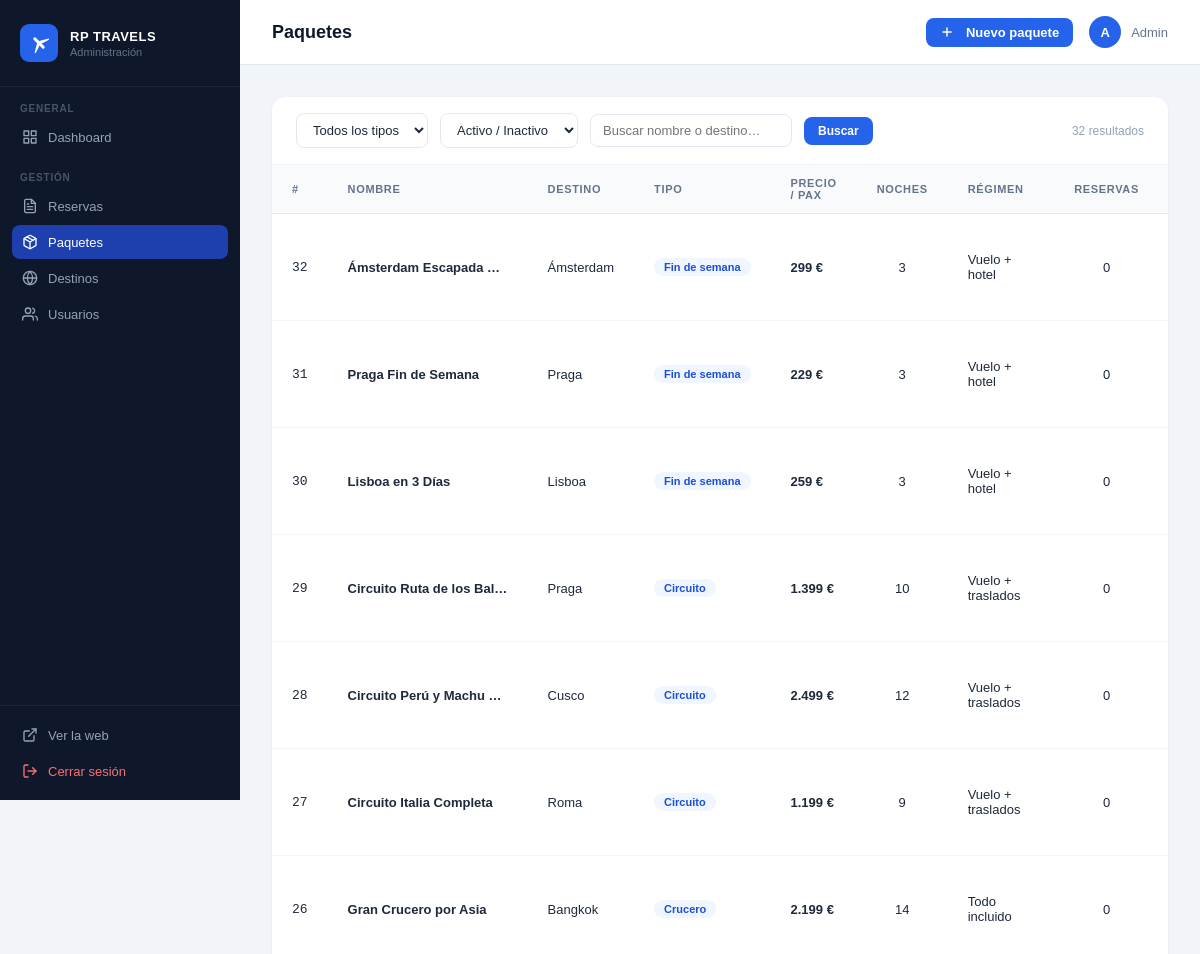
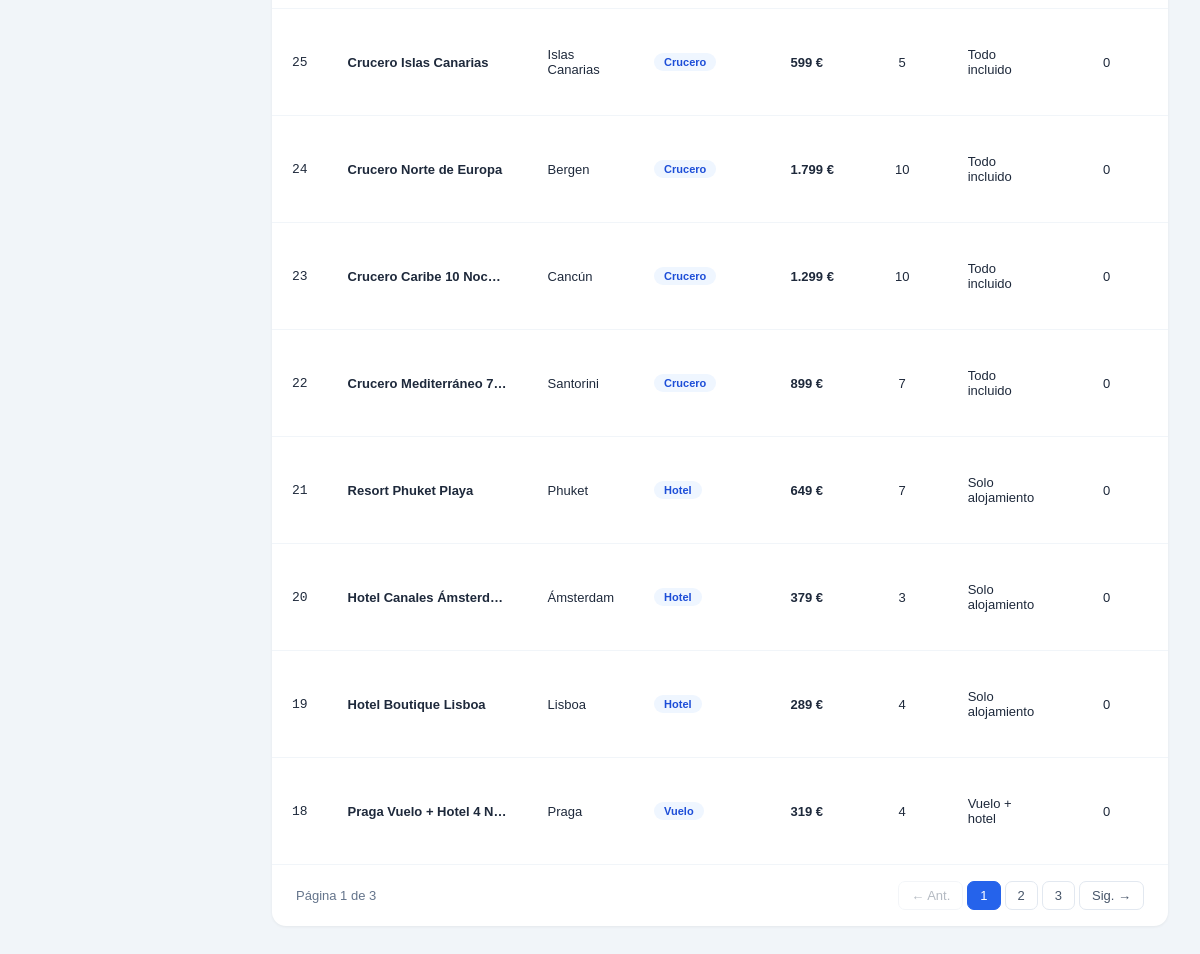
Screenshot of /admin/packages.php (signed in) with the database file from the repository (2 pictures, top to bottom).
### tables this page shows
CREATE TABLE paquetes (
    id              INT AUTO_INCREMENT PRIMARY KEY,
    destino_id      INT           NOT NULL,
    nombre          VARCHAR(200)  NOT NULL,
    descripcion     TEXT,
    imagen_url      VARCHAR(255),
    noches          INT           NOT NULL,
    regimen         ENUM('Todo incluido','Media pensión','Solo alojamiento','Vuelo + hotel','Vuelo + traslados') NOT NULL,
    tipo            ENUM('vuelo','hotel','paquete','crucero','circuito','finde') NOT NULL DEFAULT 'paquete',
    precio_persona  DECIMAL(10,2) NOT NULL,
    precio_original DECIMAL(10,2),
    estrellas       INT           DEFAULT 4,
    aerolinea       VARCHAR(100),
    badge           VARCHAR(50),
    badge_tipo          ENUM('info','oferta','popular','urgente') DEFAULT 'info',
    activo              TINYINT(1)    DEFAULT 1,
    plazas_disponibles  INT           DEFAULT 20,
    atributos          JSON          DEFAULT NULL,
    created_at          DATETIME      DEFAULT CURRENT_TIMESTAMP,
    INDEX idx_destino      (destino_id),
    INDEX idx_activo_precio (activo, precio_persona),
    INDEX idx_badge_tipo   (badge_tipo),
    INDEX idx_tipo         (tipo)
);

CREATE TABLE destinos (
    id          INT AUTO_INCREMENT PRIMARY KEY,
    nombre      VARCHAR(120) NOT NULL,
    pais        VARCHAR(100) NOT NULL,
    continente  VARCHAR(60)  NOT NULL,
    descripcion TEXT,
    activo      TINYINT(1)   DEFAULT 1,
    INDEX idx_nombre (nombre),
    INDEX idx_activo (activo)
);

### admin/packages.php (the view, shortened to what this page needs)
<?php
$db = obtenerBD();
$filtro_tipo   = $_GET['tipo']   ?? '';
$filtro_activo = $_GET['activo'] ?? '';
$buscar        = trim($_GET['q'] ?? '');
$where  = [];
$params = [];
$whereSql = $where ? 'WHERE ' . implode(' AND ', $where) : '';
$per_page = 15;
$page     = max(1, (int)($_GET['page'] ?? 1));
$offset   = ($page - 1) * $per_page;
$countStmt = $db->prepare("
    SELECT COUNT(*) FROM paquetes p
    LEFT JOIN destinos d ON d.id = p.destino_id
    $whereSql
");
$countStmt->execute($params);
$total = (int)$countStmt->fetchColumn();
$pages = max(1, (int)ceil($total / $per_page));
$stmt = $db->prepare("
    SELECT p.id, p.nombre, p.tipo, p.precio_persona, p.noches, p.regimen, p.activo,
           d.nombre AS destino,
           (SELECT COUNT(*) FROM reservas r WHERE r.paquete_id = p.id) AS num_reservas
    FROM paquetes p
    LEFT JOIN destinos d ON d.id = p.destino_id
    $whereSql
    ORDER BY p.id DESC
    LIMIT $per_page OFFSET $offset
");
$stmt->execute($params);
$paquetes = $stmt->fetchAll();
$tipo_labels = [
    'vuelo'      => 'Vuelo',
    'hotel'      => 'Hotel',
    'paquete'    => 'Paquete',
    'crucero'    => 'Crucero',
    'circuito'   => 'Circuito',
    'finde'      => 'Fin de semana',
];
?>
<!DOCTYPE html>
<html lang="es">
<head>
  <link rel="stylesheet" href="../css/fonts.css">
  <link rel="stylesheet" href="css/admin.css">
</head>
<body>
<div class="admin-wrap">
  <?php include 'partials/sidebar.php'; ?>
  <div class="admin-main">
    <div class="admin-topbar">
      <h1>Paquetes</h1>
      <div style="display:flex;align-items:center;gap:16px">
        <a href="package-edit.php" class="btn btn-primary" style="font-size:13px">
          <svg width="14" height="14" viewBox="0 0 24 24" fill="none" stroke="currentColor" stroke-width="2.5" stroke-linecap="round" stroke-linejoin="round" style="margin-right:6px"><line x1="12" y1="5" x2="12" y2="19"/><line x1="5" y1="12" x2="19" y2="12"/></svg>
          Nuevo paquete
        </a>
      <div class="admin-user">
        <div class="admin-user-avatar"><?= strtoupper(substr($_SESSION['admin']['nombre'], 0, 1)) ?></div>
        <?= htmlspecialchars($_SESSION['admin']['nombre']) ?>
      </div>
      </div>
    </div>
    <div class="admin-content">
      <div class="admin-card">
        <form method="GET" class="filter-bar">
          <select name="tipo" onchange="this.form.submit()">
            <option value="">Todos los tipos</option>
          </select>
          <select name="activo" onchange="this.form.submit()">
            <option value="">Activo / Inactivo</option>
          </select>
          <input type="text" name="q" placeholder="Buscar nombre o destino…" value="<?= htmlspecialchars($buscar) ?>">
          <button type="submit" class="btn btn-primary">Buscar</button>
          <span class="text-muted text-sm" style="margin-left:auto"><?= $total ?> resultado<?= $total !== 1 ? 's' : '' ?></span>
        </form>
        <table class="admin-table">
          <thead>
            <tr>
              <th>#</th>
              <th>Nombre</th>
              <th>Destino</th>
              <th>Tipo</th>
              <th>Precio / pax</th>
              <th>Noches</th>
              <th>Régimen</th>
              <th>Reservas</th>
              <th>Estado</th>
            </tr>
          </thead>
          <tbody>
            <?php if ($paquetes): ?>
              <?php foreach ($paquetes as $p): ?>
              <tr>
                <td class="font-mono"><?= $p['id'] ?></td>
                <td style="max-width:200px">
                  <div style="font-weight:600;white-space:nowrap;overflow:hidden;text-overflow:ellipsis">
                    <?= htmlspecialchars($p['nombre']) ?>
                  </div>
                </td>
                <td class="text-muted"><?= htmlspecialchars($p['destino'] ?? '—') ?></td>
                <td><span class="badge" style="background:#eff6ff;color:#1d4ed8"><?= htmlspecialchars($tipo_labels[$p['tipo']] ?? $p['tipo']) ?></span></td>
                <td style="font-weight:700"><?= number_format($p['precio_persona'], 0, ',', '.') ?> €</td>
                <td style="text-align:center"><?= (int)$p['noches'] ?: '—' ?></td>
                <td class="text-muted text-sm"><?= htmlspecialchars($p['regimen'] ?? '—') ?></td>
                <td style="text-align:center"><?= (int)$p['num_reservas'] ?></td>
                <td>
                </td>
              </tr>
              <?php endforeach; ?>
            <?php endif; ?>
          </tbody>
        </table>
        <?php if ($pages > 1): ?>
        <div class="pagination">
          <span>Página <?= $page ?> de <?= $pages ?></span>
          <div class="pagination-links">
            <?php
            $qs = http_build_query(array_filter(['tipo'=>$filtro_tipo,'activo'=>$filtro_activo,'q'=>$buscar]));
            $qs = $qs ? '&' . $qs : '';
            ?>
            <button class="page-btn" onclick="location.href='?page=<?= max(1,$page-1) ?><?= $qs ?>'"
              <?= $page <= 1 ? 'disabled' : '' ?>>← Ant.</button>
            <?php for ($i = max(1,$page-2); $i <= min($pages,$page+2); $i++): ?>
              <button class="page-btn <?= $i===$page?'active':'' ?>"
                onclick="location.href='?page=<?= $i ?><?= $qs ?>'"><?= $i ?></button>
            <?php endfor; ?>
            <button class="page-btn" onclick="location.href='?page=<?= min($pages,$page+1) ?><?= $qs ?>'"
              <?= $page >= $pages ? 'disabled' : '' ?>>Sig. →</button>
          </div>
        </div>
        <?php endif; ?>
      </div>
    </div>
  </div>
</div>
</body>
</html>

### admin/css/admin.css (style rules this page uses)
*, *::before, *::after { box-sizing: border-box; margin: 0; padding: 0; }
body { font-family: 'Plus Jakarta Sans', sans-serif; font-size: 14px; color: #1e293b; background: #f1f5f9; min-height: 100vh; }
a { text-decoration: none; color: inherit; }
button { font-family: inherit; cursor: pointer; }
.admin-wrap { display: flex; min-height: 100vh; }
.admin-main { flex: 1; display: flex; flex-direction: column; min-width: 0; }
.admin-topbar { background: white; border-bottom: 1px solid #e2e8f0; padding: 16px 32px; display: flex; align-items: center; justify-content: space-between; }
.admin-topbar h1 { font-size: 18px; font-weight: 700; color: #0f172a; }
.admin-user { display: flex; align-items: center; gap: 10px; font-size: 13px; color: #64748b; }
.admin-user-avatar { width: 32px; height: 32px; background: #2563eb; border-radius: 50%; display: flex; align-items: center; justify-content: center; color: white; font-weight: 700; font-size: 13px; }
.admin-content { padding: 32px; flex: 1; }
.admin-card { background: white; border-radius: 14px; box-shadow: 0 1px 3px rgba(0,0,0,0.06); overflow: hidden; margin-bottom: 24px; }
.admin-table { width: 100%; border-collapse: collapse; }
.admin-table th { padding: 12px 20px; text-align: left; font-size: 11px; font-weight: 700; color: #64748b; letter-spacing: 0.06em; text-transform: uppercase; background: #f8fafc; border-bottom: 1px solid #e2e8f0; }
.admin-table td { padding: 14px 20px; border-bottom: 1px solid #f1f5f9; font-size: 13px; color: #1e293b; vertical-align: middle; }
.admin-table tr:last-child td { border-bottom: none; }
.badge { display: inline-flex; align-items: center; padding: 3px 10px; border-radius: 999px; font-size: 11px; font-weight: 700; white-space: nowrap; }
.btn { display: inline-flex; align-items: center; gap: 6px; padding: 7px 14px; border-radius: 8px; font-size: 12px; font-weight: 600; border: none; cursor: pointer; transition: all 140ms; white-space: nowrap; }
.btn-primary { background: #2563eb; color: white; }
.filter-bar { display: flex; align-items: center; gap: 12px; padding: 16px 24px; border-bottom: 1px solid #f1f5f9; flex-wrap: wrap; }
.filter-bar select, .filter-bar input { padding: 8px 12px; border-radius: 8px; border: 1.5px solid #e2e8f0; font-size: 13px; font-family: inherit; color: #1e293b; background: white; outline: none; }
.pagination { display: flex; align-items: center; justify-content: space-between; padding: 16px 24px; border-top: 1px solid #f1f5f9; font-size: 13px; color: #64748b; }
.pagination-links { display: flex; gap: 4px; }
.page-btn { padding: 6px 12px; border-radius: 7px; border: 1.5px solid #e2e8f0; background: white; font-size: 13px; font-family: inherit; color: #475569; cursor: pointer; transition: all 140ms; }
.page-btn.active { background: #2563eb; color: white; border-color: #2563eb; }
.page-btn:disabled { opacity: 0.4; cursor: default; }
.text-muted { color: #94a3b8; }
.text-sm { font-size: 12px; }
.font-mono { font-family: 'Courier New', monospace; font-size: 12px; }

### rows the page displays
paquetes: id "32", nombre "Ámsterdam Escapada…", destino.nombre "Ámsterdam", tipo "Fin de semana", precio_persona "299", noches "3", regimen "Vuelo + hotel", num_reservas "0"
paquetes: id "31", nombre "Praga Fin de Semana", destino.nombre "Praga", tipo "Fin de semana", precio_persona "229", noches "3", regimen "Vuelo + hotel", num_reservas "0"
paquetes: id "30", nombre "Lisboa en 3 Días", destino.nombre "Lisboa", tipo "Fin de semana", precio_persona "259", noches "3", regimen "Vuelo + hotel", num_reservas "0"
paquetes: id "29", nombre "Circuito Ruta de los Bal…", destino.nombre "Praga", tipo "Circuito", precio_persona "1.399", noches "10", regimen "Vuelo + traslados", num_reservas "0"
paquetes: id "28", nombre "Circuito Perú y Machu…", destino.nombre "Cusco", tipo "Circuito", precio_persona "2.499", noches "12", regimen "Vuelo + traslados", num_reservas "0"
paquetes: id "27", nombre "Circuito Italia Completa", destino.nombre "Roma", tipo "Circuito", precio_persona "1.199", noches "9", regimen "Vuelo + traslados", num_reservas "0"
paquetes: id "26", nombre "Gran Crucero por Asia", destino.nombre "Bangkok", tipo "Crucero", precio_persona "2.199", noches "14", regimen "Todo incluido", num_reservas "0"
paquetes: id "25", nombre "Crucero Islas Canarias", destino.nombre "Islas Canarias", tipo "Crucero", precio_persona "599", noches "5", regimen "Todo incluido", num_reservas "0"
paquetes: id "24", nombre "Crucero Norte de Europa", destino.nombre "Bergen", tipo "Crucero", precio_persona "1.799", noches "10", regimen "Todo incluido", num_reservas "0"
paquetes: id "23", nombre "Crucero Caribe 10 Noc…", destino.nombre "Cancún", tipo "Crucero", precio_persona "1.299", noches "10", regimen "Todo incluido", num_reservas "0"
paquetes: id "22", nombre "Crucero Mediterráneo 7…", destino.nombre "Santorini", tipo "Crucero", precio_persona "899", noches "7", regimen "Todo incluido", num_reservas "0"
paquetes: id "21", nombre "Resort Phuket Playa", destino.nombre "Phuket", tipo "Hotel", precio_persona "649", noches "7", regimen "Solo alojamiento", num_reservas "0"
paquetes: id "20", nombre "Hotel Canales Ámsterdam", destino.nombre "Ámsterdam", tipo "Hotel", precio_persona "379", noches "3", regimen "Solo alojamiento", num_reservas "0"
paquetes: id "19", nombre "Hotel Boutique Lisboa", destino.nombre "Lisboa", tipo "Hotel", precio_persona "289", noches "4", regimen "Solo alojamiento", num_reservas "0"
paquetes: id "18", nombre "Praga Vuelo + Hotel 4 N…", destino.nombre "Praga", tipo "Vuelo", precio_persona "319", noches "4", regimen "Vuelo + hotel", num_reservas "0"

### other values shown
$label "Dashboard Reservas Paquetes Destinos Usuarios"
substr($_SESSION['admin']['nombre'], 0, 1) "A"
$_SESSION['admin']['nombre'] "Admin"
$total "32"
$page "1"
$pages "3"
